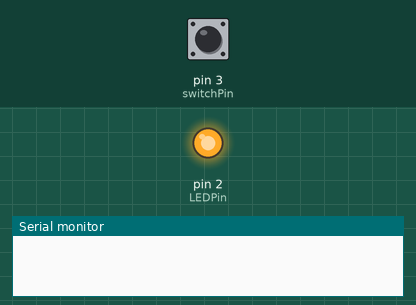
The sketch below on a simulated Arduino Uno, built with avr-gcc and run on an emulated ATmega328P. Shown: output pins drawn as LEDs (lit = HIGH), the last lines printed to the serial monitor. Inputs (shaded band) come from the test bench; at power-on: pin 3 (switchPin) LOW.

Above: at 1.2 s.
1.3 s: pin 3 (switchPin) pulled HIGH for 0.15 s
At 1.4 s:
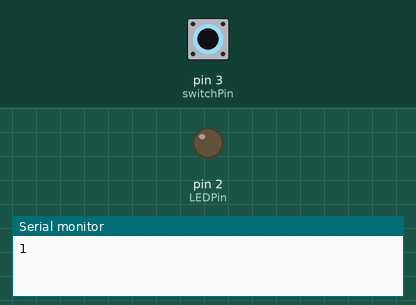
3.0 s: pin 3 (switchPin) pulled HIGH for 3.2 s
At 7.0 s:
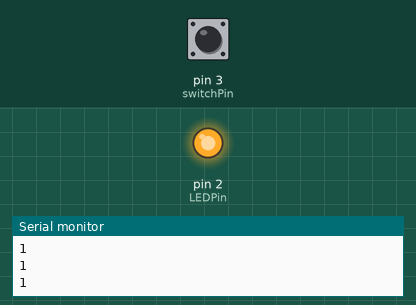
Timing chart, 0 to 8.5 s (numbered marks = the images above; inputs shaded):
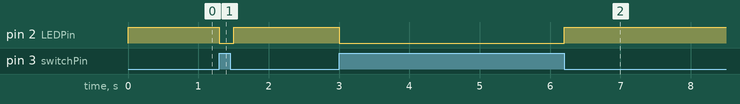

The sketch:

sketch_nov20a.ino
```cpp
// i used Scotts video for this code: https://www.youtube.com/watch?v=gU_Q5jip5Vg&ab_channel=ScottFitzgerald
const int LEDPin = 2;
const int switchPin = 3;
int switchVal;

void setup() {
  pinMode(LEDPin, OUTPUT);
  pinMode(switchPin, INPUT);
  Serial.begin(9600);
}

void loop() {
  switchVal = digitalRead(switchPin);
  if (switchVal == HIGH) {
    digitalWrite(LEDPin, LOW); // it turns off light when button is pressed
    Serial.println('1'); // 1 is printed to the serial when button is pressed
  } else {
    digitalWrite(LEDPin, HIGH);
  }
  delay(100);
}
```

Measured:
- after the input at 1.3 s, pin 2 (LEDPin): HIGH → LOW at once, → HIGH 0.20 s later
- after the input at 3.0 s, pin 2 (LEDPin): HIGH → LOW at once, → HIGH 3.2 s later
